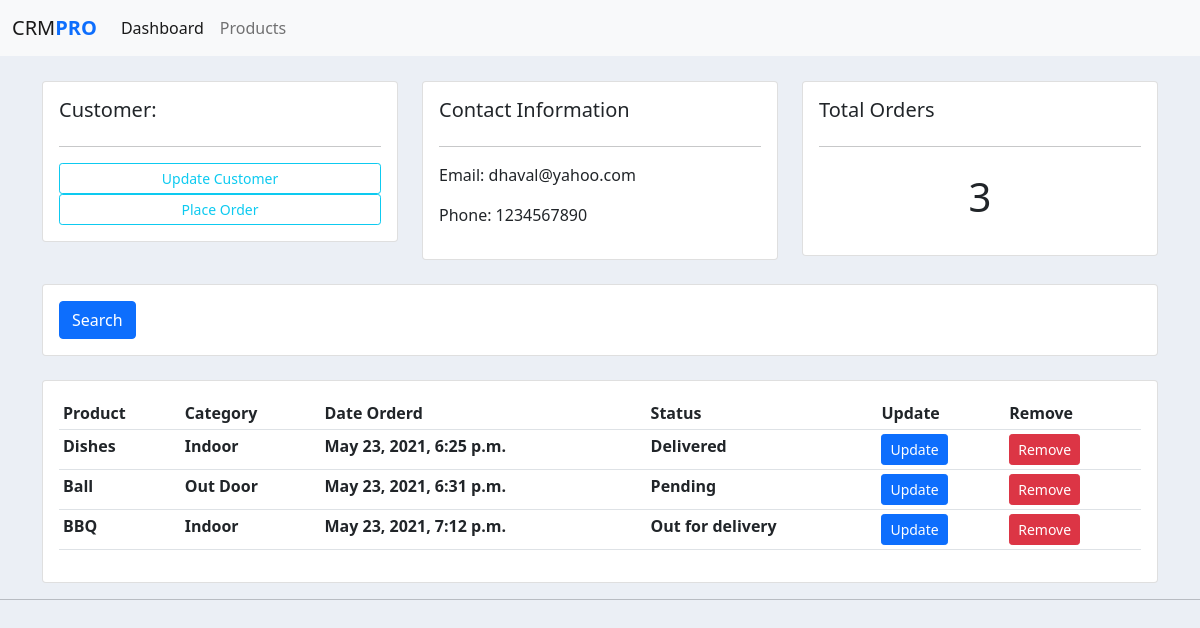
Before: /customer/1/ with the older database file.
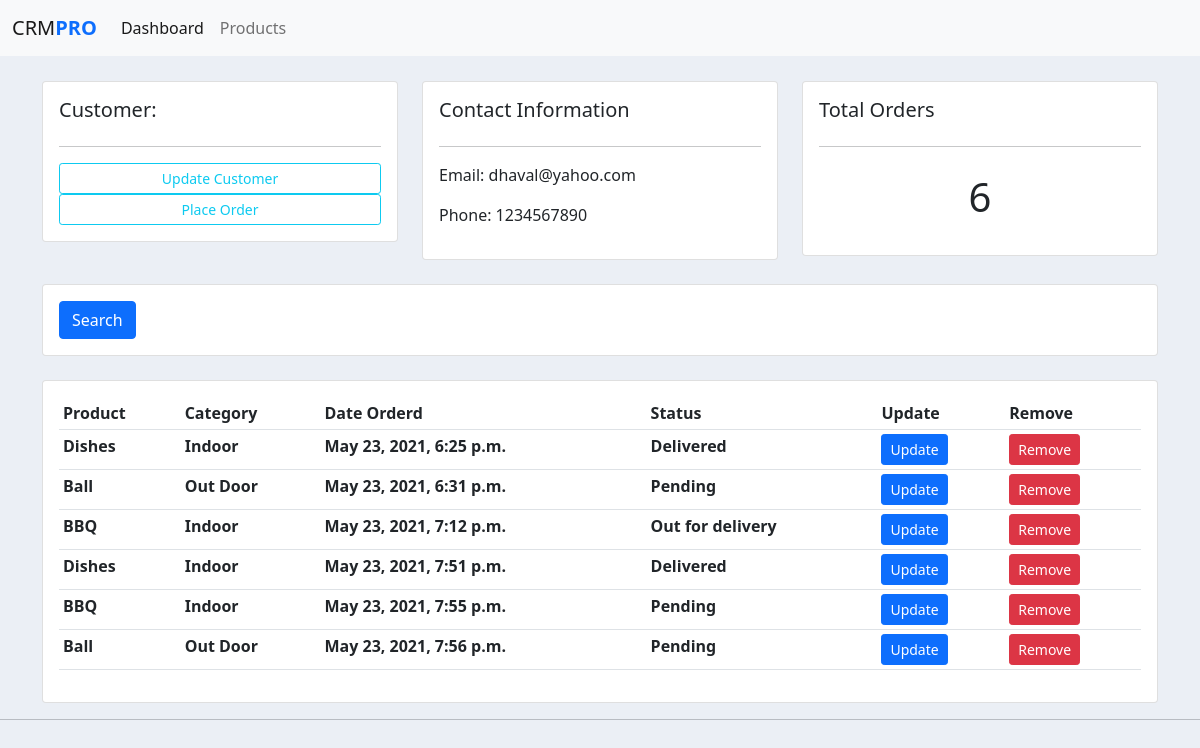
After: the same page with the newer database file.
### accounts/models.py (models this page shows, shortened)
class Order(models.Model):
    STATUS = (
        ('Pending', 'Pending'),
		('Out for delivery', 'Out for delivery'),
		('Delivered', 'Delivered'),
    )
    customer = models.ForeignKey(Customer, null=True, on_delete=models.SET_NULL)
    product = models.ForeignKey(Product, null=True, on_delete=models.SET_NULL)
    date_created = models.DateTimeField(auto_now_add=True, null=True)
    status = models.CharField(max_length=200, null=True, choices=STATUS)

class Product(models.Model):
    CATEGORY = (
		('Indoor', 'Indoor'),
		('Out Door', 'Out Door'),
	)
    name = models.CharField(max_length=200, null=True)
    price = models.FloatField(null=True)
    category = models.CharField(max_length=200, null=True, choices=CATEGORY)
    description = models.CharField(max_length=200, null=True)
    date_created = models.DateTimeField(auto_now_add=True, null=True)
    tags = models.ManyToManyField(Tag)
    def __str__(self):
        return self.name

### accounts/views.py (the view)
# urls.py: path('customer/<str:pk_test>/',views.customer, name='customer'),
def customer(request, pk_test):
    customer = Customer.objects.get(id=pk_test)
    orders = customer.order_set.all()
    orders_count = orders.count()
    context = {
        'customer' : customer,
        'orders' : orders,
        'orders_count' : orders_count,
    }
    return render(request,'accounts/customer.html',context)

### accounts/templates/accounts/customer.html
{% extends 'accounts/main.html' %}
{% block content %}
<br>
<div class="row">
	<div class="col-md">
		<div class="card card-body">
			<h5>Customer:</h5>
			<hr>
			<a class="btn btn-outline-info  btn-sm btn-block" href="">Update Customer</a>
			<a class="btn btn-outline-info  btn-sm btn-block" href="{% url 'create_order' customer.id %}">Place Order</a>
		</div>
	</div>
	<div class="col-md">
		<div class="card card-body">
			<h5>Contact Information</h5>
			<hr>
			<p>Email: {{ customer.email }} </p>
			<p>Phone: {{ customer.phone }} </p>
		</div>
	</div>
	<div class="col-md">
		<div class="card card-body">
			<h5>Total Orders</h5>
			<hr>
			<h1 style="text-align: center;padding: 10px">{{ orders_count }}</h1>
		</div>
	</div>
</div>
<br>
<div class="row">
	<div class="col">
		<div class="card card-body">
			<form method="get">
		    <button class="btn btn-primary" type="submit">Search</button>
		  </form>
		</div>
	</div>
</div>
<br>
<div class="row">
	<div class="col-md">
		<div class="card card-body">
			<table class="table table-sm">
				<tr>
					<th>Product</th>
					<th>Category</th>
					<th>Date Orderd</th>
					<th>Status</th>
					<th>Update</th>
					<th>Remove</th>
				</tr>
				{% for i in orders %}
					<tr>
						<th>{{ i.product }}</th>
						<th>{{ i.product.category }}</th>
						<th>{{ i.date_created }}</th>
						<th>{{ i.status }}</th>
						<th><a class="btn btn-sm btn-primary" href="{% url 'update_order' i.id %}">Update</a> </th>
						<th><a class="btn btn-sm btn-danger" href="{% url 'delete_order' i.id %}">Remove</a></th>
					</tr>
				{% endfor %}
			</table>
		</div>
	</div>
</div>
{% endblock %}

Changed rows visible on the page:
added Order: product "Dishes", product.category "Indoor", date_created "May 23, 2021, 7:51 p.m.", status "Delivered"
added Order: product "BBQ", product.category "Indoor", date_created "May 23, 2021, 7:55 p.m.", status "Pending"
added Order: product "Ball", product.category "Out Door", date_created "May 23, 2021, 7:56 p.m.", status "Pending"
Other visible differences:
{{ orders_count }}: "3" → "6"
